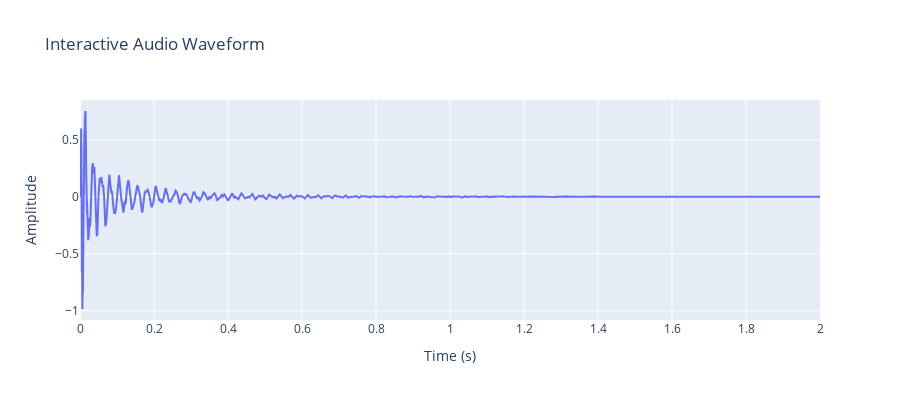

The notebook cell saved with this chart:
### Code cell
IPython.display.Audio(data = bass_drum, rate=sample_rate)
# Always be sure to set the right sample rate when playing back audio

import librosa
import numpy as np
import plotly.graph_objects as go


# Time axis
t = np.arange(len(bass_drum)) / sample_rate


# Plot
fig = go.Figure()
fig.add_trace(go.Scatter(
    x=t,
    y=bass_drum,
    mode="lines",
    name="Waveform"
))

fig.update_layout(
    title="Interactive Audio Waveform",
    xaxis_title="Time (s)",
    yaxis_title="Amplitude",
    height=400
)

fig.show()

### Figure 1 — Plotly figure (JSON) as saved in the notebook; plotly's stock layout.template omitted (floating-point values rounded to 4 significant figures; data arrays with more than 128 entries replaced by an {"elided": "..."} marker saying what was removed)
{"data": [{"mode": "lines", "name": "Waveform", "type": "scatter", "x": {"elided": "88200 float values"}, "y": {"elided": "88200 float values"}}], "layout": {"height": 400, "title": {"text": "Interactive Audio Waveform"}, "xaxis": {"title": {"text": "Time (s)"}}, "yaxis": {"title": {"text": "Amplitude"}}}}
